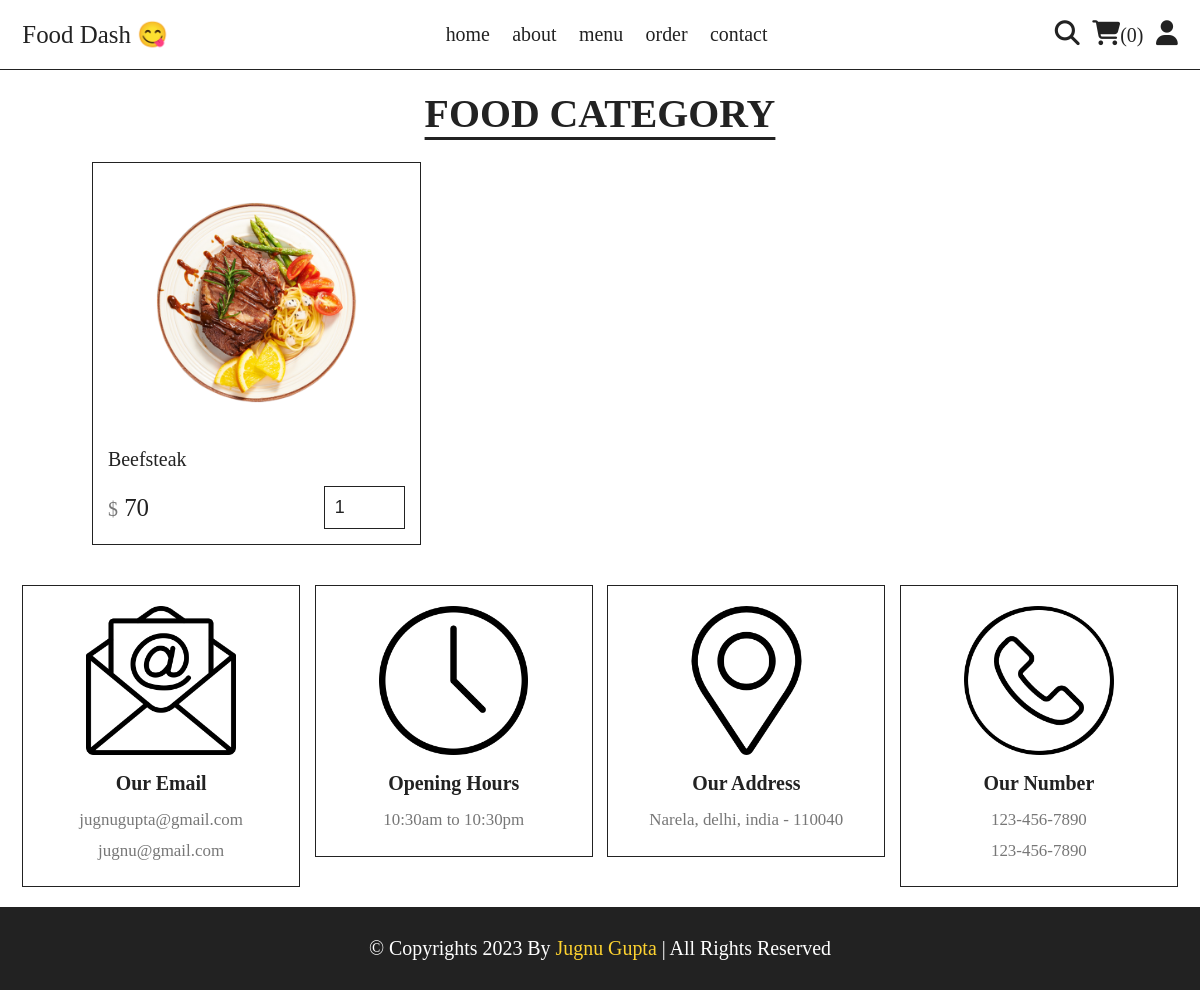
The app's page /category.php?category=main dish with its own data.
### tables this page shows
CREATE TABLE `products` (
  `id` int(100) NOT NULL,
  `name` varchar(100) NOT NULL,
  `category` varchar(100) NOT NULL,
  `price` int(10) NOT NULL,
  `image` varchar(100) NOT NULL
);

### category.php (the view, shortened to what this page needs)
<?php
    include('components/connection.php');
?>
<!DOCTYPE html>
<html lang="en">
<head>
    <link rel="stylesheet" href="https://cdn.jsdelivr.net/npm/swiper@11/swiper-bundle.min.css" />
    <link rel="stylesheet" href="./CSS/style.css">
</head>
<body>
    <?php include('components/user_header.php'); ?>
    <section class="products">
        <h1 class="title">Food Category</h1>
        <div class="box-container">
            <?php
                $category = $_GET['category'];
                $sql = "SELECT * FROM `products` where category = '$category';";
                $select_products = mysqli_query($conn, $sql);
                $fetch_products = mysqli_fetch_all($select_products, MYSQLI_ASSOC);
                if(count($fetch_products) > 0){
                    for ($i = 0; $i < count($fetch_products); $i++) {
            ?>
            <form action="" method="post" class="box">
                <img src="uploaded_img/<?= $fetch_products[$i]['image']; ?>" alt="">
                <div class="name"><?= $fetch_products[$i]['name']; ?></div>
                <div class="flex">
                    <div class="price"><span>$</span>
                        <?= $fetch_products[$i]['price']; ?>
                    </div>
                    <input type="number" name="qty" class="qty" min="1" max="99" value="1" maxlength="2">
                </div>
            </form>
            <?php
                }
            }else{
                    echo '<p class="empty">no products added yet!</p>';
                }
            ?>
        </div>
    </section>
        <?php include('components/footer.php'); ?>
</body>
</html>

### CSS/style.css (style rules this page uses)
*, *::before, *::after { padding: 0px; margin: 0px; box-sizing: border-box; border:none; outline: none; text-decoration: none; }
:root { --yellow: #fed330; --red: #e74c3c; --white: #fff; --black:#222; --light-color:#777; --border:.2rem solid var(--black); }
html { font-size: 62.25%; overflow-x: hidden; scroll-behavior: smooth; stop-opacity: 7rem; }
section { margin: 0 auto; max-width: 120rem; padding: 2rem; }
.title { text-align: center; margin-bottom: 2.5rem; font-size: 4rem; color: var(--black); text-transform: uppercase; text-decoration: underline; text-underline-offset: 1rem; }
.products .box-container { display: grid; grid-template-columns: repeat(auto-fill, 33rem); justify-content: center; align-items: flex-start; gap: 1.5rem; }
.products .box-container .box { border: var(--border); padding: 1.5rem; position: relative; overflow: hidden; }
.products .box-container .box img { height: 25rem; width: 100%; object-fit: contain; margin-bottom: 1rem; }
.products .box-container .box .name { font-size: 2rem; color: var(--black); margin: 1rem 0rem; }
.products .box-container .box .flex { display: flex; align-items: center; gap: 1rem; margin-top: 1.5rem; }
.products .box-container .box .flex .price { margin-right: auto; font-size: 2.5rem; color: var(--black); }
.products .box-container .box .flex .price span { color: var(--light-color); font-size: 2rem; }
.products .box-container .box .flex .qty { padding: 1rem; border: var(--border); font-size: 1.8rem; color: var(--black); }

### records on screen
products: image (picture), name "Beefsteak", price "70"

### other values on screen
$total_user_cart_items "0"
